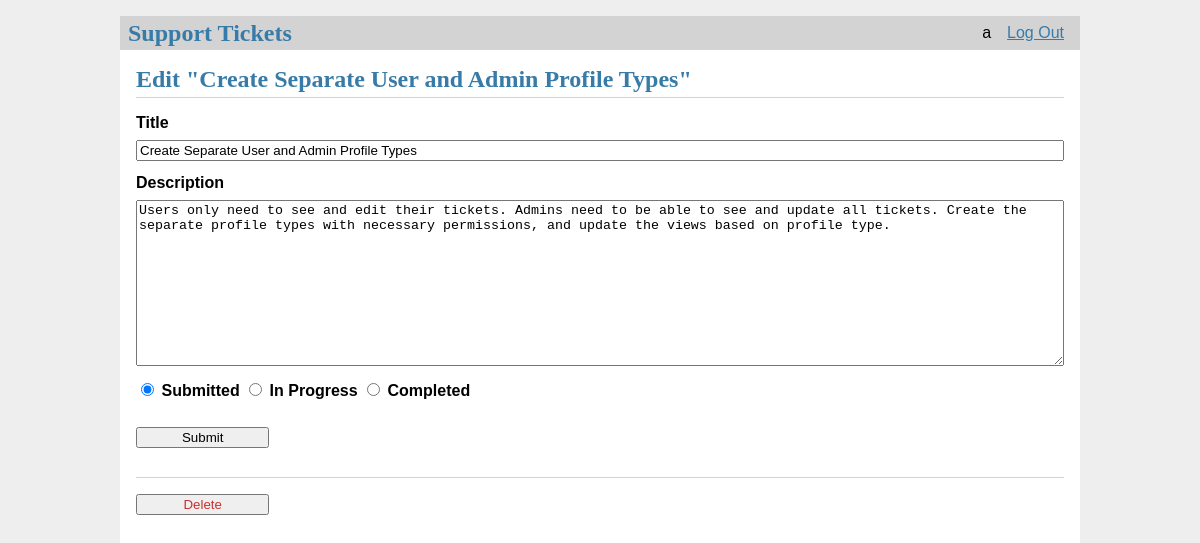
/6/update (signed in), run on the app's committed database.
### tables this page shows
CREATE TABLE user (
  id INTEGER PRIMARY KEY AUTOINCREMENT,
  username TEXT UNIQUE NOT NULL,
  password TEXT NOT NULL
);

CREATE TABLE post (
  id INTEGER PRIMARY KEY AUTOINCREMENT,
  author_id INTEGER NOT NULL,
  created TIMESTAMP NOT NULL DEFAULT CURRENT_TIMESTAMP,
  title TEXT NOT NULL,
  body TEXT NOT NULL,
  ticket_status TEXT NOT NULL DEFAULT "Submitted",
  FOREIGN KEY (author_id) REFERENCES user (id)  
);

### TicketTracker/ticketLog.py (the view, shortened to what this page needs)
@bp.route('/<int:id>/update', methods=('GET', 'POST'))
@login_required
def update(id):
    post = get_post(id)
    return render_template('ticketLog/update.html', post=post)

### TicketTracker/auth.py (called while the page is built)
@bp.before_app_request
def load_logged_in_user():
    user_id = session.get('user_id')
    if user_id is None:
        g.user = None
    else:
        g.user = get_db().execute(
            'SELECT * FROM user WHERE id = ?', (user_id,)
        ).fetchone()

def login_required(view):
    @functools.wraps(view)
    def wrapped_view(**kwargs):
        if g.user is None:
            return redirect(url_for('auth.login'))
        return view(**kwargs)
    return wrapped_view

### TicketTracker/db.py (called while the page is built)
def get_db():
    if 'db' not in g:
        g.db = sqlite3.connect(
            current_app.config['DATABASE'],
            detect_types=sqlite3.PARSE_DECLTYPES
        )
        g.db.row_factory = sqlite3.Row
    return g.db

### TicketTracker/ticketLog.py (called while the page is built)
def get_post(id, check_author=True):
    post = get_db().execute(
        'SELECT p.id, title, body, created, author_id, username,ticket_status'
        ' FROM post p JOIN user u ON p.author_id = u.id'
        ' WHERE p.id = ?',
        (id,)
    ).fetchone()
    if post is None:
        abort(404, f"Post id {id} doesn't exist.")
    if check_author and post['author_id'] != g.user['id']:
        abort(403)
    return post

### TicketTracker/templates/ticketLog/update.html (shortened to what this page needs)
{% extends 'base.html' %}
{% block header %}
  <h1>{% block title %}Edit "{{ post['title'] }}"{% endblock %}</h1>
{% endblock %}
{% block content %}
  <form method="post">
    <label for="title">Title</label>
    <input name="title" id="title"
      value="{{ request.form['title'] or post['title'] }}" required>
    <label for="body">Description</label>
    <textarea name="body" id="body">{{ request.form['body'] or post['body'] }}</textarea>
    <div>
    {% if post["ticket_status"] == "Submitted" %}
    <input type="radio" name = "ticket_status" value = "Submitted" Checked>
    <label for="submitted">Submitted</label>
    <input type="radio" name = "ticket_status" value = "In Progress">
    <label for="submitted">In Progress</label>
    <input type="radio" name = "ticket_status" value = "Completed">
    <label for="submitted">Completed</label>
    {% endif %}
    </div><br>
    <input type="submit" value="Submit">
  </form>
  <hr>
  <form action="{{ url_for('ticketLog.delete', id=post['id']) }}" method="post">
    <input class="danger" type="submit" value="Delete" onclick="return confirm('Are you sure?');">
  </form>
{% endblock %}

### TicketTracker/templates/base.html (shortened to what this page needs)
<!doctype html>
<link rel="stylesheet" href="{{ url_for('static', filename='style.css') }}">
<nav>
  <h1>Support Tickets</h1>
  <ul>
    {% if g.user %}
      <li><span>{{ g.user['username'] }}</span>
      <li><a href="{{ url_for('auth.logout') }}">Log Out</a>
    {% else %}
      <li><a href="{{ url_for('auth.register') }}">Register</a>
      <li><a href="{{ url_for('auth.login') }}">Log In</a>
    {% endif %}
  </ul>
</nav>
<section class="content">
  <header>
    {% block header %}{% endblock %}
  </header>
  {% block content %}{% endblock %}
</section>

### TicketTracker/static/style.css (style rules this page uses)
h1 { font-family: serif; color: #377ba8; margin: 1rem 0; }
a { color: #377ba8; }
hr { border: none; border-top: 1px solid lightgray; }
nav { background: lightgray; display: flex; align-items: center; padding: 0 0.5rem; }
nav h1 { flex: auto; margin: 0; }
nav ul { display: flex; list-style: none; margin: 0; padding: 0; }
nav ul li a, nav ul li span, header .action { display: block; padding: 0.5rem; }
.content { padding: 0 1rem 1rem; }
.content > header { border-bottom: 1px solid lightgray; display: flex; align-items: flex-end; }
.content > header h1 { flex: auto; margin: 1rem 0 0.25rem 0; }
.content:last-child { margin-bottom: 0; }
.content form { margin: 1em 0; display: flex; flex-direction: column; }
.content label { font-weight: bold; margin-bottom: 0.5em; }
.content input, .content textarea { margin-bottom: 1em; }
.content textarea { min-height: 12em; resize: vertical; }
input.danger { color: #cc2f2e; }
input[type=submit] { align-self: start; min-width: 10em; }

### data on the page
user: user.username "a"
post: title "Create Separate User and Admin Profile Types", body "Users only need to see and edit their tickets. Admins need to be able to see and update all tickets. Create the separate profile types with necessary permissions, and update the views based on profile type."
